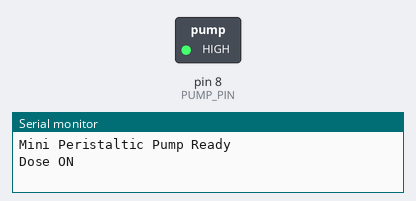
Bench run of a sketch on a simulated Arduino Uno, built with avr-gcc and run on an emulated ATmega328P. Shown: switched loads named in the sketch (green lamp = pin HIGH), the last lines printed to the serial monitor.

Above: at 0.7 s.
At 3.0 s:
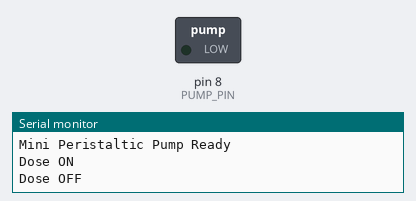
Timing chart, 0 to 5.9 s (numbered marks = the images above):
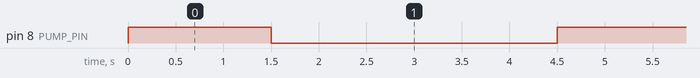

The sketch:

arduino.ino
```cpp
// Peristaltic pump via MOSFET/H-bridge — reverse polarity to reverse flow
#define PUMP_PIN 8

void setup() {
  Serial.begin(9600);
  pinMode(PUMP_PIN, OUTPUT);
  digitalWrite(PUMP_PIN, LOW);
  Serial.println("Mini Peristaltic Pump Ready");
}

void loop() {
  digitalWrite(PUMP_PIN, HIGH);
  Serial.println("Dose ON");
  delay(1500);

  digitalWrite(PUMP_PIN, LOW);
  Serial.println("Dose OFF");
  delay(3000);
}
```

Measured:
- by itself, pin 8 (PUMP_PIN): alternates HIGH for 1.5 s and LOW for 3.0 s
